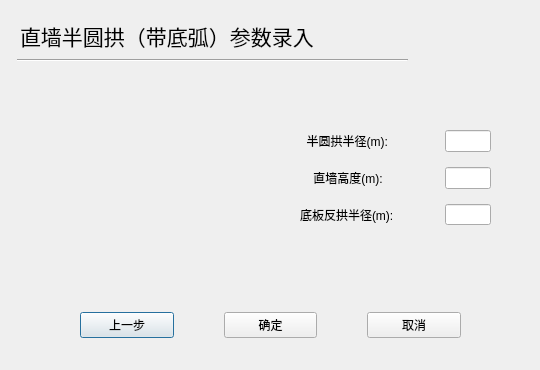
<?xml version="1.0" encoding="UTF-8"?>
<ui version="4.0">
 <class>ArcTunnelDialog</class>
 <widget class="QDialog" name="ArcTunnelDialog">
  <property name="windowModality">
   <enum>Qt::ApplicationModal</enum>
  </property>
  <property name="geometry">
   <rect>
    <x>0</x>
    <y>0</y>
    <width>540</width>
    <height>370</height>
   </rect>
  </property>
  <property name="windowTitle">
   <string>斜井井壁参数录入</string>
  </property>
  <widget class="QLabel" name="img_bottom_arc">
   <property name="geometry">
    <rect>
     <x>60</x>
     <y>50</y>
     <width>221</width>
     <height>261</height>
    </rect>
   </property>
   <property name="styleSheet">
    <string notr="true">image: url(:/shape/assets/shape/bottom_arc.png);</string>
   </property>
   <property name="text">
    <string/>
   </property>
  </widget>
  <widget class="QLabel" name="label_7">
   <property name="geometry">
    <rect>
     <x>20</x>
     <y>10</y>
     <width>471</width>
     <height>51</height>
    </rect>
   </property>
   <property name="font">
    <font>
     <family>微软雅黑</family>
     <pointsize>16</pointsize>
     <weight>50</weight>
     <bold>false</bold>
    </font>
   </property>
   <property name="lineWidth">
    <number>5</number>
   </property>
   <property name="text">
    <string>直墙半圆拱（带底弧）参数录入</string>
   </property>
  </widget>
  <widget class="Line" name="line">
   <property name="geometry">
    <rect>
     <x>17</x>
     <y>50</y>
     <width>391</width>
     <height>20</height>
    </rect>
   </property>
   <property name="orientation">
    <enum>Qt::Horizontal</enum>
   </property>
  </widget>
  <widget class="QWidget" name="layoutWidget">
   <property name="geometry">
    <rect>
     <x>80</x>
     <y>310</y>
     <width>381</width>
     <height>30</height>
    </rect>
   </property>
   <layout class="QHBoxLayout" name="horizontalLayout">
    <property name="spacing">
     <number>50</number>
    </property>
    <item>
     <widget class="QPushButton" name="preButton">
      <property name="text">
       <string>上一步</string>
      </property>
     </widget>
    </item>
    <item>
     <widget class="QPushButton" name="okButton">
      <property name="text">
       <string>确定</string>
      </property>
     </widget>
    </item>
    <item>
     <widget class="QPushButton" name="cancleButton">
      <property name="text">
       <string>取消</string>
      </property>
     </widget>
    </item>
   </layout>
  </widget>
  <widget class="QWidget" name="layoutWidget">
   <property name="geometry">
    <rect>
     <x>300</x>
     <y>130</y>
     <width>191</width>
     <height>95</height>
    </rect>
   </property>
   <layout class="QGridLayout" name="gridLayout" rowstretch="0,0,0" columnstretch="3,1">
    <property name="horizontalSpacing">
     <number>6</number>
    </property>
    <property name="verticalSpacing">
     <number>15</number>
    </property>
    <item row="0" column="0">
     <widget class="QLabel" name="label_3">
      <property name="layoutDirection">
       <enum>Qt::RightToLeft</enum>
      </property>
      <property name="text">
       <string>  半圆拱半径(m):</string>
      </property>
      <property name="alignment">
       <set>Qt::AlignLeading|Qt::AlignLeft|Qt::AlignVCenter</set>
      </property>
     </widget>
    </item>
    <item row="0" column="1">
     <widget class="QLineEdit" name="mEdtHalfCircleR">
      <property name="text">
       <string/>
      </property>
     </widget>
    </item>
    <item row="1" column="0">
     <widget class="QLabel" name="label_5">
      <property name="layoutDirection">
       <enum>Qt::RightToLeft</enum>
      </property>
      <property name="text">
       <string>    直墙高度(m):</string>
      </property>
      <property name="alignment">
       <set>Qt::AlignLeading|Qt::AlignLeft|Qt::AlignVCenter</set>
      </property>
     </widget>
    </item>
    <item row="1" column="1">
     <widget class="QLineEdit" name="mEdtWallHeight">
      <property name="text">
       <string/>
      </property>
     </widget>
    </item>
    <item row="2" column="0">
     <widget class="QLabel" name="label_4">
      <property name="layoutDirection">
       <enum>Qt::RightToLeft</enum>
      </property>
      <property name="text">
       <string>底板反拱半径(m):</string>
      </property>
      <property name="alignment">
       <set>Qt::AlignLeading|Qt::AlignLeft|Qt::AlignVCenter</set>
      </property>
     </widget>
    </item>
    <item row="2" column="1">
     <widget class="QLineEdit" name="mEdtBottomArcR">
      <property name="text">
       <string/>
      </property>
     </widget>
    </item>
   </layout>
  </widget>
 </widget>
 <resources/>
 <connections/>
</ui>
